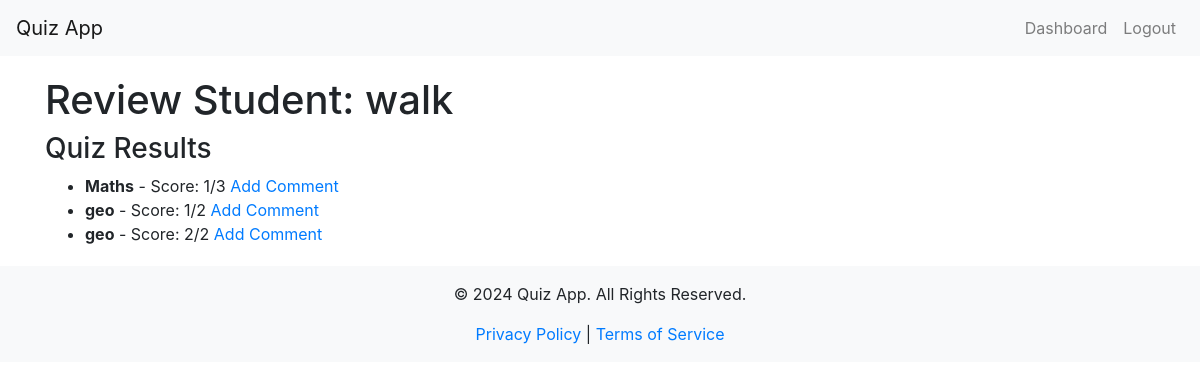
/admin/review_student/2 (signed in), run on the app's committed database.
### app/models.py (models this page shows, shortened)
class User(db.Model, UserMixin):
    id = db.Column(db.Integer, primary_key=True)
    username = db.Column(db.String(64), unique=True, nullable=False)
    email = db.Column(db.String(120), unique=True, nullable=False)
    password_hash = db.Column(db.String(128), nullable=False)
    role = db.Column(db.String(64), nullable=False)
    questions = db.relationship('Question', backref='author', lazy=True)
    quiz_results = db.relationship('QuizResult', backref='user', lazy=True)

class QuizResult(db.Model):
    id = db.Column(db.Integer, primary_key=True)
    user_id = db.Column(db.Integer, db.ForeignKey('user.id'), nullable=False)
    quiz_set_id = db.Column(db.Integer, db.ForeignKey('quiz_set.id'), nullable=False)
    score = db.Column(db.Integer, nullable=False)
    date_taken = db.Column(db.DateTime, default=datetime.utcnow)
    quiz_set = db.relationship('QuizSet', backref='results')  # Keep this backref

class QuizSet(db.Model):
    id = db.Column(db.Integer, primary_key=True)
    title = db.Column(db.String(128), nullable=False)
    questions = db.relationship('Question', backref='quiz_set', lazy=True)
    quiz_results = db.relationship('QuizResult', backref='related_quiz_set', lazy=True)  # Renamed backref

### app/routes.py (the view)
@main_bp.route('/admin/review_student/<int:student_id>')
@login_required
def review_student(student_id):
    if current_user.role != 'admin':
        return redirect(url_for('main.login'))
    student = User.query.get_or_404(student_id)
    quiz_results = QuizResult.query.filter_by(user_id=student.id).all()
    return render_template('review_student.html', student=student, quiz_results=quiz_results)

### app/__init__.py (called while the page is built)
@login_manager.user_loader
def load_user(user_id):
    from app.models import User
    return User.query.get(int(user_id))

### app/templates/review_student.html (shortened to what this page needs)
{% extends "layout.html" %}
{% block content %}
<h1>Review Student: {{ student.username }}</h1>
<h3>Quiz Results</h3>
<ul>
    {% for result in quiz_results %}
    <li>
        <strong>{{ result.quiz_set.title }}</strong> - Score: {{ result.score }}/{{ result.quiz_set.questions|length }}
        <a href="{{ url_for('main.review_question', result_id=result.id) }}">Add Comment</a>
    </li>
    {% endfor %}
</ul>
{% endblock %}

### data on the page
User: username "walk"
QuizResult: quiz_set "Maths", score "1", quiz_set.questions|length "3"
QuizResult: quiz_set "geo", score "1", quiz_set.questions|length "2"
QuizResult: quiz_set "geo", score "2", quiz_set.questions|length "2"
